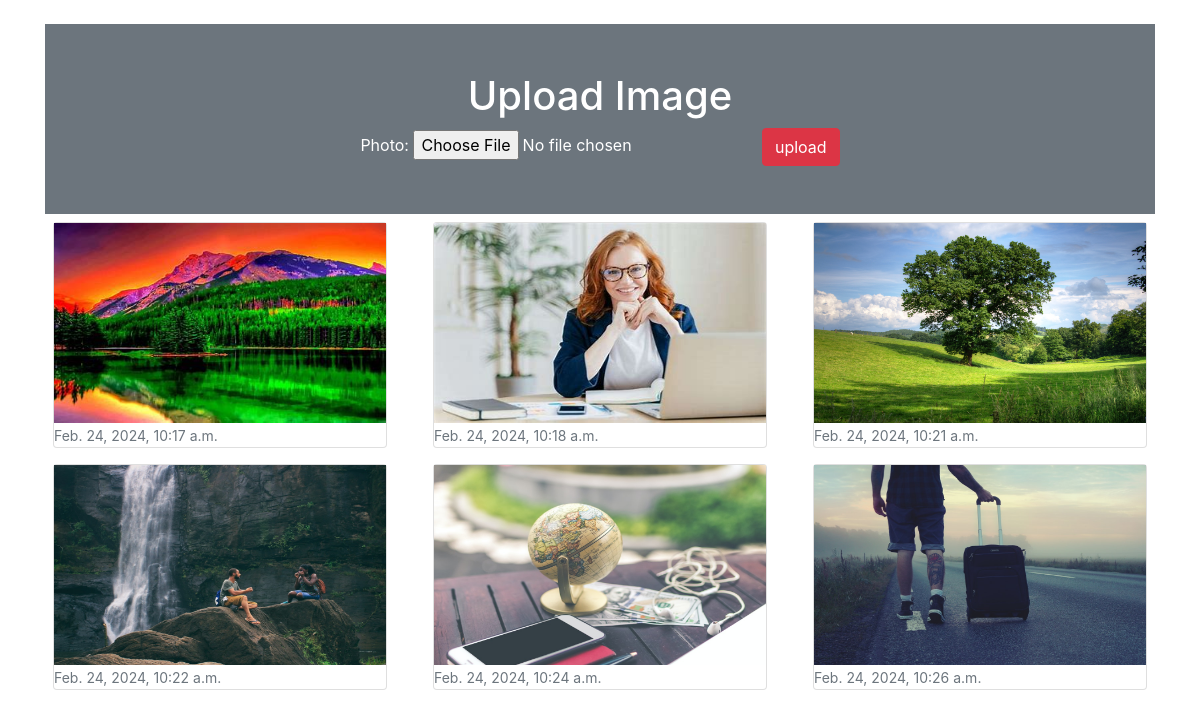
Before: / with the older database file.
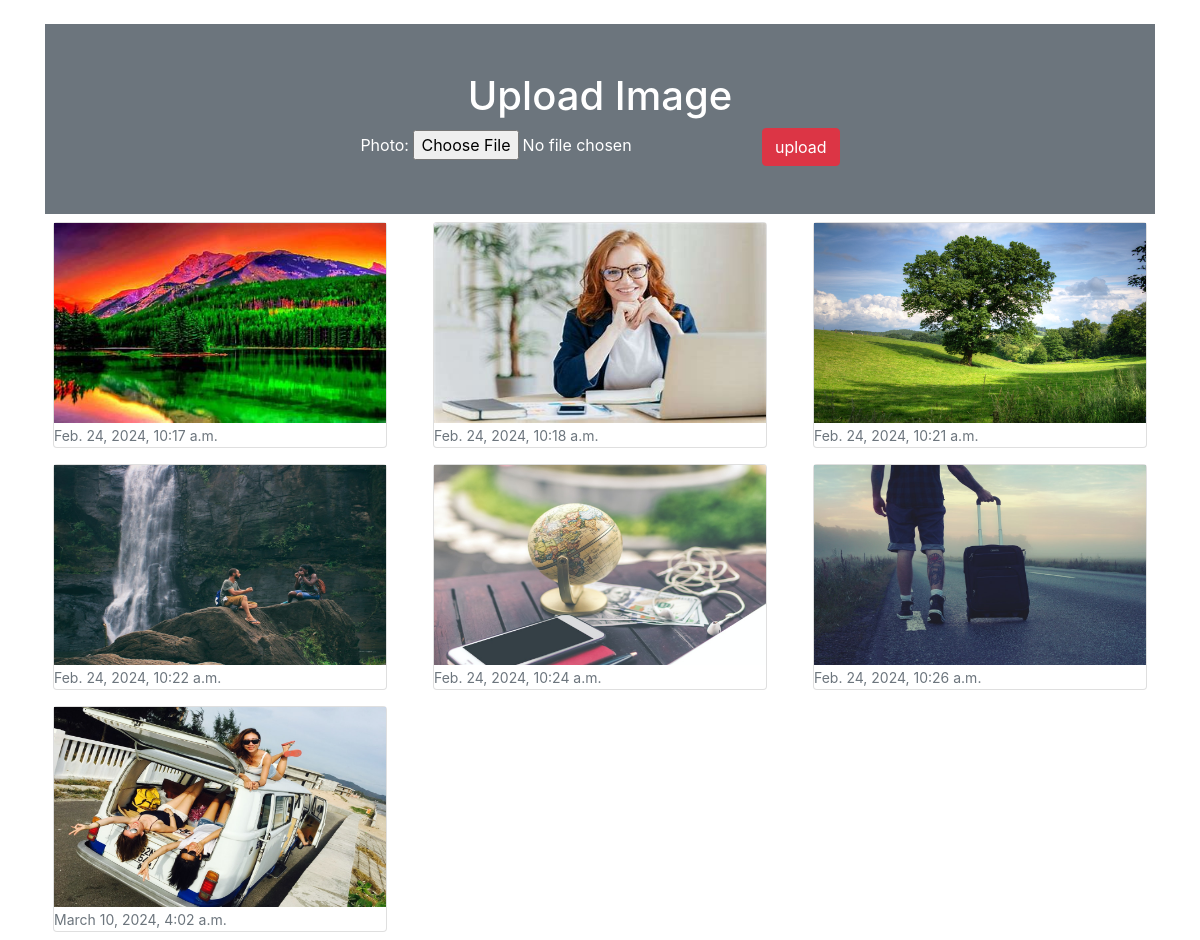
After: the same page with the newer database file.
### app/models.py (models this page shows)
class Image(models.Model):
    photo=models.ImageField(upload_to="myimage")
    date=models.DateTimeField(auto_now_add=True)

### app/views.py (the view)
# urls.py: path('',views.home),
def home(request):
    if request.method=="POST":
        form=ImageForm(request.POST,request.FILES)
        if form.is_valid():
            form.save()
    img=Image.objects.all()
    form=ImageForm()
    return render(request,'home.html',{'form':form,'img':img})

### app/forms.py
class ImageForm(forms.ModelForm):
    class Meta:
        model=Image
        fields='__all__'

### templates/home.html (shortened to what this page needs)
<!doctype html>
<html lang="en">
  <head>
    <link rel="stylesheet" href="https://cdn.jsdelivr.net/npm/bootstrap@4.6.2/dist/css/bootstrap.min.css">
  </head>
  <body>
    <div class="container mt-4">
      <div class="p-5 text-center bg-secondary text-white">
          <h1>Upload Image</h1>
             <form action="" method="post" enctype="multipart/form-data">
                {{form}}
                <input type="submit" class="btn btn-danger" value="upload">
             </form>
      </div>
      <div class="row">
        {% for x in img %}
            <div class="col-md-4">
                <div class="card m-2">
                     <img src="{{x.photo.url}}" alt="" height="200px">
                       <div>
                          <small class="text-muted">{{x.date}}</small>
                        </div>
                 </div>
             </div>
        {% endfor %}
      </div>
    </div>
  </body>
</html>

Changed rows visible on the page:
added Image: photo (picture), date "March 10, 2024, 4:02 a.m."
